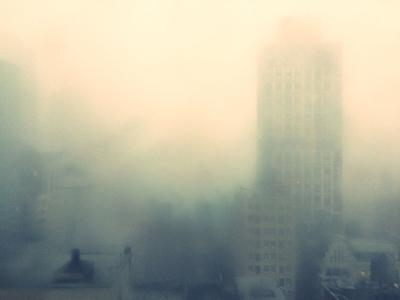
%> input picture 01/11.jpg, 400 x 300 px
$ octave --eval "result = RemoveFogByRetinex(imread('11.jpg'));"   (GNU Octave 9; MATLAB toolbox functions it lacks are replaced by stand-ins)
%> lines starting %> are read from the running program, lines starting %| are printed output that depends on the picture
function In = RemoveFogByRetinex(f,flag)
%用Retinex的MSR实现图像去雾
%f 图像矩阵；flag 显示矩阵；In 结果图像
%
if nargin<2
    flag=1;
end
%提取RGB分量
fr = f(:,:,1);
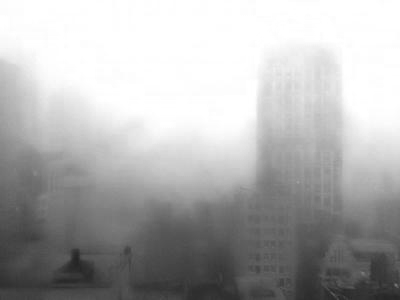
%> fr: size 300x400 uint8; min 36, max 255, mean 176.3
fg = f(:,:,2);
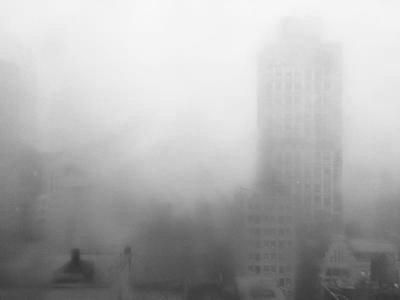
%> fg: size 300x400 uint8; min 51, max 249, mean 175.8
fb = f(:,:,3);
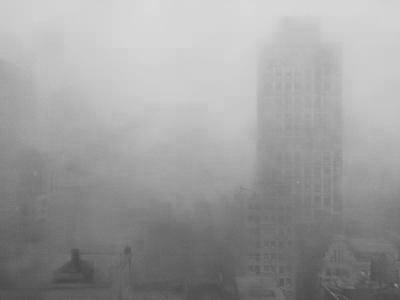
%> fb: size 300x400 uint8; min 69, max 220, mean 157.4
%数据类型归一化
mr = mat2gray(im2double(fr));
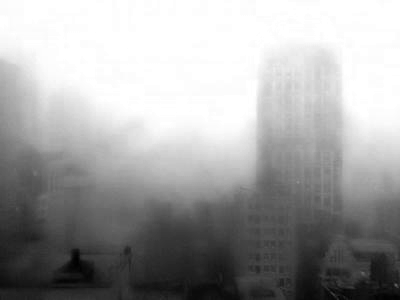
%> mr: size 300x400 double; min 0, max 1, mean 0.641
mg = mat2gray(im2double(fg));
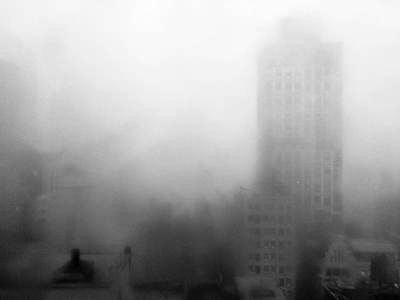
%> mg: size 300x400 double; min 0, max 1, mean 0.63
mb = mat2gray(im2double(fb));
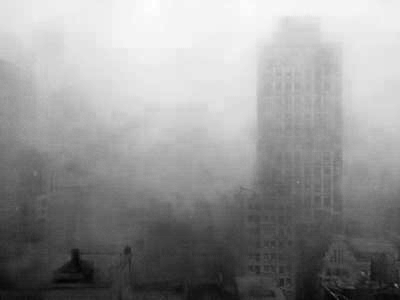
%> mb: size 300x400 double; min 0, max 1, mean 0.586
%定义alph参数
alpha = 1200;
%定义模板大小
%> (the run ends here)
